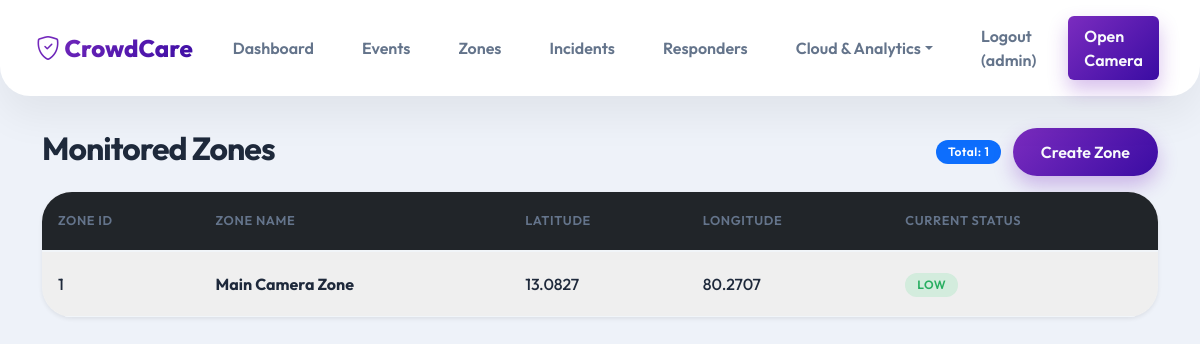
/zones (signed in), run on the app's committed database.
### tables this page shows
CREATE TABLE zones (
            id INTEGER PRIMARY KEY AUTOINCREMENT,
            name TEXT NOT NULL,
            latitude REAL,
            longitude REAL,
            status TEXT DEFAULT 'NORMAL'
        );

### app.py (the view)
@app.route('/zones')
def zones():
    conn = get_db_connection()
    zones_list = conn.execute('SELECT * FROM zones').fetchall()
    conn.close()
    return render_template('zones.html', zones=zones_list)

### database.py (called while the page is built)
def get_db_connection():
    conn = sqlite3.connect(DB_PATH)
    conn.row_factory = sqlite3.Row
    return conn

### templates/zones.html (shortened to what this page needs)
{% extends 'base.html' %}
{% block content %}
<div class="d-flex justify-content-between align-items-center mb-3">
    <h2>Monitored Zones</h2>
    <div>
        <span class="badge bg-primary me-2">Total: {{ zones|length }}</span>
        <button class="btn btn-primary" data-bs-toggle="modal" data-bs-target="#createZoneModal">Create Zone</button>
    </div>
</div>
<div class="card shadow-sm">
    <div class="card-body p-0">
        <table class="table table-striped table-hover mb-0">
            <thead class="table-dark">
                <tr>
                    <th>Zone ID</th>
                    <th>Zone Name</th>
                    <th>Latitude</th>
                    <th>Longitude</th>
                    <th>Current Status</th>
                </tr>
            </thead>
            <tbody>
                {% for zone in zones %}
                <tr>
                    <td>{{ zone.id }}</td>
                    <td><strong>{{ zone.name }}</strong></td>
                    <td>{{ "%.4f"|format(zone.latitude) }}</td>
                    <td>{{ "%.4f"|format(zone.longitude) }}</td>
                    <td>
                        {% if zone.status == 'CRITICAL' %}
                            <span class="badge bg-danger">{{ zone.status }}</span>
                        {% elif zone.status == 'HIGH' %}
                            <span class="badge bg-warning text-dark">{{ zone.status }}</span>
                        {% elif zone.status == 'MEDIUM' %}
                            <span class="badge bg-info text-dark">{{ zone.status }}</span>
                        {% else %}
                            <span class="badge bg-success">{{ zone.status }}</span>
                        {% endif %}
                    </td>
                </tr>
                {% else %}
                <tr>
                    <td colspan="5" class="text-center">No zones generated yet. Go to Simulation page to create zones.</td>
                </tr>
                {% endfor %}
            </tbody>
        </table>
    </div>
</div>
{% endblock %}

### static/css/style.css (style rules this page uses)
:root { --bg-body: #eef2f9; --card-bg: #ffffff; --vibrant-gradient: linear-gradient(135deg, #7b2cbf, #3a0ca3); --vibrant-gradient-hover: linear-gradient(135deg, #9d4edd, #4361ee); --text-dark: #1e293b; --text-muted: #64748b; --text-light: #f8fafc; --accent-red: #ff4757; --accent-green: #2ed573; --accent-blue: #1e90ff; --accent-orange: #ffa502; --radius-lg: 30px; --radius-md: 20px; --radius-sm: 12px; --shadow-soft: 0 20px 40px rgba(0, 0, 0, 0.06); }
body { background-color: var(--bg-body); color: var(--text-dark); font-family: 'Outfit', sans-serif; min-height: 100vh; }
h1, h2, h3, h4, h5, h6 { color: var(--text-dark); font-weight: 700; letter-spacing: -0.03em; }
.card { background-color: var(--card-bg); border: none; border-radius: var(--radius-lg); box-shadow: var(--shadow-soft); margin-bottom: 2rem; overflow: hidden; transition: transform 0.3s ease; }
.card-body { padding: 1.5rem 1.75rem; }
.btn { border-radius: 30px; font-weight: 600; padding: 0.75rem 1.75rem; transition: all 0.2s ease; border: none; }
.btn-primary { background: var(--vibrant-gradient); color: var(--text-light); box-shadow: 0 10px 20px rgba(123, 44, 191, 0.3); }
.table { background: transparent; color: var(--text-dark); margin-bottom: 0; }
.table thead th { border-bottom: 2px solid #f1f5f9; color: var(--text-muted); font-weight: 600; text-transform: uppercase; font-size: 0.8rem; letter-spacing: 0.05em; padding: 1.2rem 1rem; border-top: none; }
.table tbody td { border-bottom: 1px solid #f1f5f9; background: transparent; padding: 1.2rem 1rem; vertical-align: middle; font-weight: 500; }
.table-striped>tbody>tr:nth-of-type(odd)>* { background-color: rgba(0, 0, 0, 0.01) !important; color: var(--text-dark) !important; }
.badge { padding: 0.5em 1em; border-radius: 20px; font-weight: 600; letter-spacing: 0.5px; }
.bg-success { background-color: rgba(46, 213, 115, 0.15) !important; color: #27ae60 !important; }

### data on the page
zones: id "1", name "Main Camera Zone", latitude "13.0827", longitude "80.2707", status "LOW"

### other printed values
{{ session.get('username') }} "admin"
{{ zones|length }} "1"
